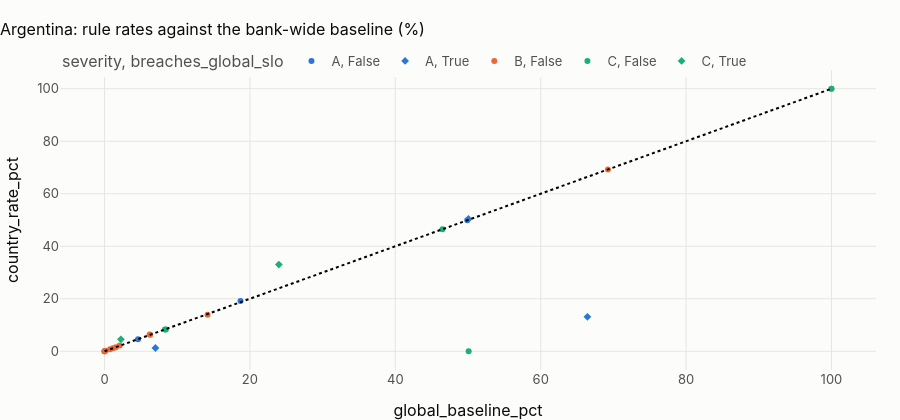

Here is the notebook cell this chart was saved with:
### Markdown cell above
## 1 · Every row rule: the country's rate against the bank's

### Code cell
slo = country.country_rule_slo(pl)
slo.assign(country=COUNTRY, dataset=DATASET).to_csv(
    OUT / f"{PREFIX}_{COUNTRY.lower()}_rule_slo.csv", index=False
)
show(slo.round(3), paging=False)
fig = px.scatter(
    slo,
    x="global_baseline_pct",
    y="country_rate_pct",
    color="severity",
    hover_name="rule_id",
    symbol="breaches_global_slo",
    title=f"{CTRY.title}: rule rates against the bank-wide baseline (%)",
)
fig.add_shape(type="line", x0=0, y0=0, x1=100, y1=100, line=dict(dash="dot"))
fig.update_layout(height=420)
fig.show()
diff = slo[(slo.country_rate_pct - slo.global_baseline_pct).abs() >= 1].sort_values("rule_id")
display(
    Markdown(
        f"**{len(diff)} rules differ from the bank-wide baseline by a point or more in {CTRY.name}:** "
        + ", ".join(
            f"{r.rule_id} ({r.global_baseline_pct:.1f} → {r.country_rate_pct:.1f} %)"
            for r in diff.itertuples()
        )
        + "."
        if len(diff)
        else f"**No rule differs from the bank-wide baseline by a point or more in {CTRY.name}.**"
    )
)

### Figure 1 — Plotly figure (JSON) as saved in the notebook; plotly's stock layout.template omitted (floating-point values rounded to 4 significant figures)
{"data": [{"hovertemplate": "<b>%{hovertext}</b><br><br>severity=A<br>breaches_global_slo=False<br>global_baseline_pct=%{x}<br>country_rate_pct=%{y}<extra></extra>", "hovertext": ["R01", "R02", "R03", "R04"], "legendgroup": "A, False", "marker": {"color": "#2a78d6", "symbol": "circle"}, "mode": "markers", "name": "A, False", "orientation": "v", "showlegend": true, "type": "scatter", "x": [18.7, 49.9, 4.6, 0.0], "xaxis": "x", "y": [19.15, 49.88, 4.59, 0.0], "yaxis": "y"}, {"hovertemplate": "<b>%{hovertext}</b><br><br>severity=A<br>breaches_global_slo=True<br>global_baseline_pct=%{x}<br>country_rate_pct=%{y}<extra></extra>", "hovertext": ["R21", "R25", "R26"], "legendgroup": "A, True", "marker": {"color": "#2a78d6", "symbol": "diamond"}, "mode": "markers", "name": "A, True", "orientation": "v", "showlegend": true, "type": "scatter", "x": [50.06, 66.43, 7.0], "xaxis": "x", "y": [50.38, 13.1, 1.231], "yaxis": "y"}, {"hovertemplate": "<b>%{hovertext}</b><br><br>severity=B<br>breaches_global_slo=False<br>global_baseline_pct=%{x}<br>country_rate_pct=%{y}<extra></extra>", "hovertext": ["R05", "R06", "R07", "R08", "R09", "R10", "R11", "R12", "R13", "R22", "R23", "R24"], "legendgroup": "B, False", "marker": {"color": "#eb6834", "symbol": "circle"}, "mode": "markers", "name": "B, False", "orientation": "v", "showlegend": true, "type": "scatter", "x": [2.07, 6.21, 6.28, 0.0, 0.0, 0.15, 1.15, 1.55, 0.76, 14.17, 100.0, 69.25], "xaxis": "x", "y": [2.185, 6.39, 6.278, 0.0, 0.0, 0.146, 1.126, 1.535, 0.794, 13.9, 99.99, 69.25], "yaxis": "y"}, {"hovertemplate": "<b>%{hovertext}</b><br><br>severity=C<br>breaches_global_slo=False<br>global_baseline_pct=%{x}<br>country_rate_pct=%{y}<extra></extra>", "hovertext": ["R15", "R16", "R17", "R19", "R27"], "legendgroup": "C, False", "marker": {"color": "#1baf7a", "symbol": "circle"}, "mode": "markers", "name": "C, False", "orientation": "v", "showlegend": true, "type": "scatter", "x": [8.3, 8.44, 50.09, 46.48, 100.0], "xaxis": "x", "y": [8.316, 8.267, 0.0, 46.43, 100.0], "yaxis": "y"}, {"hovertemplate": "<b>%{hovertext}</b><br><br>severity=C<br>breaches_global_slo=True<br>global_baseline_pct=%{x}<br>country_rate_pct=%{y}<extra></extra>", "hovertext": ["R18", "R20"], "legendgroup": "C, True", "marker": {"color": "#1baf7a", "symbol": "diamond"}, "mode": "markers", "name": "C, True", "orientation": "v", "showlegend": true, "type": "scatter", "x": [2.25, 23.98], "xaxis": "x", "y": [4.552, 33.03], "yaxis": "y"}], "layout": {"height": 420, "legend": {"title": {"text": "severity, breaches_global_slo"}, "tracegroupgap": 0}, "shapes": [{"line": {"dash": "dot"}, "type": "line", "x0": 0, "x1": 100, "y0": 0, "y1": 100}], "title": {"text": "Argentina: rule rates against the bank-wide baseline (%)"}, "xaxis": {"anchor": "y", "domain": [0.0, 1.0], "title": {"text": "global_baseline_pct"}}, "yaxis": {"anchor": "x", "domain": [0.0, 1.0], "title": {"text": "country_rate_pct"}}}}
